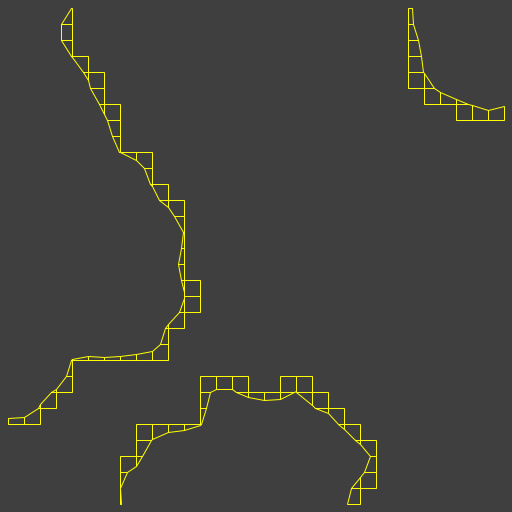
Frame 1 (no input)
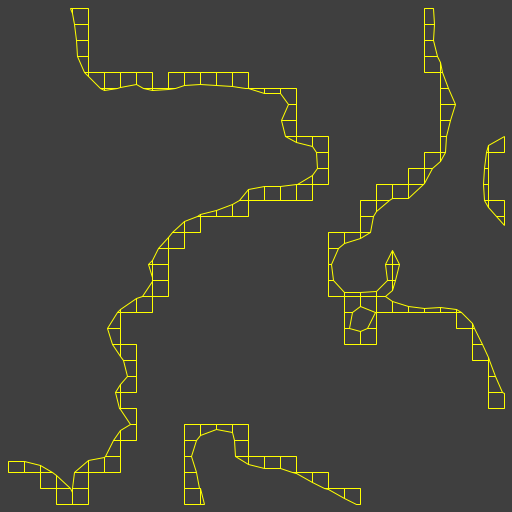
Frame 60 (the mouse pressed at the canvas centre just before this capture)
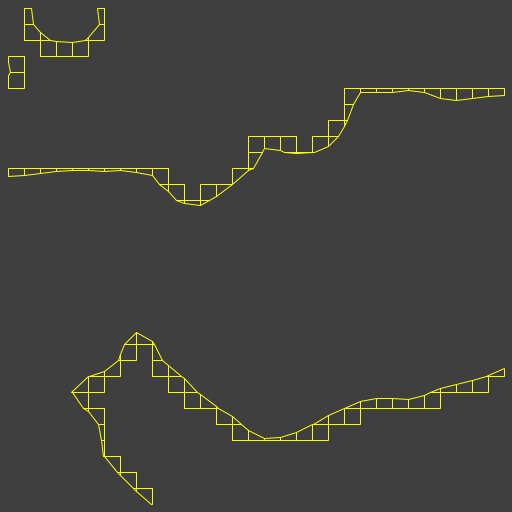
Frame 120 (the mouse held since frame 60 and released just before this capture)

The Processing sketch that drew these frames (run headless with seeded random() and noise(); from frame 60 on, the mouse is pressed at the canvas centre):

// Processing sketch: processing_49742
// ── processing_49742.pde

int gridres = 32, oldgridres = 0;
float[][] input;
boolean fill = true;

void setup() {
  size(512,512);
  frameRate(30);
  
  strokeJoin(BEVEL);
  stroke(255,255,0);
  noFill();
}

void draw() {
  if(gridres != oldgridres) {
    input = new float[gridres][gridres];
    oldgridres = gridres;
  }
  
  for(int k=0;k<gridres;k++)for(int j=0;j<gridres;j++)
    input[j][k] = noise((float)j/gridres*2,(float)k/gridres*2,frameCount/120f);
    
  background(63);
  scale(512f/gridres);
  translate(0.5,0.5);
  strokeWeight(gridres/512f);
    
  for(int k=0;k<gridres-1;k++)for(int j=0;j<gridres-1;j++){
    float a = input[j][k], b = input[j+1][k],
      c = input[j][k+1], d = input[j+1][k+1];
      
    if(a < 0.5 && b < 0.5 && c < 0.5 && d < 0.5 && fill) continue;
    float ab = (0.5 - a) / (b - a),
      cd = (0.5 - c) / (d - c),
      ac = (0.5 - a) / (c - a),
      bd = (0.5 - b) / (d - b);

    beginShape();
      if(a < 0.5) vertex(j,k);
      if(ab > 0 && ab < 1) vertex(j+ab,k);
      if(b < 0.5) vertex(j+1,k);
      if(bd > 0 && bd < 1) vertex(j+1,k+bd);
      if(d < 0.5) vertex(j+1,k+1);
      if(cd > 0 && cd < 1) vertex(j+cd,k+1);
      if(c < 0.5) vertex(j,k+1);
      if(ac > 0 && ac < 1) vertex(j,k+ac);
    endShape(CLOSE);
  }
}
                
void keyPressed() {
  if(key == 'f') fill ^= true;
  if(key == '-') gridres = max(gridres-1, 2);
  if(key == '=') gridres++;
}
                                                
